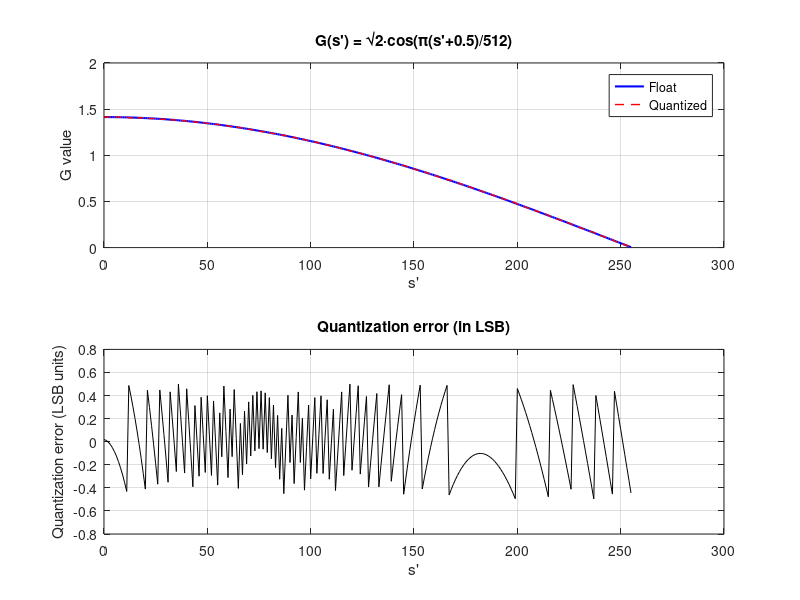

This figure's MATLAB source:
%% g_rom_gen.m — Generate G(s') ROM Coefficients (Boutillon ICECS'00)
%
% Theo Boutillon, công thức:
%   G(s') = round(2^m' · √2 · cos(π·(s' + δ')/512))
%
% với:
%   s' = 0..255   (8-bit index)
%   m' = 7        (fraction bits)
%   δ' = 0.5      (offset)
%
% Note: √2 multiplier để max output ≈ √2 (=181 ở dạng integer Q1.7),
% cần (1 sign + 1 int + m') = 9 bits signed (KHÔNG phải 8 — vì 181 > 127).
% (Hệ số √2 này kết hợp với Fr ROM = √(-ln x) sẽ tạo ra Box-Muller std=1.)
%
% Tổng ROM size: 256 × 9 bits = 288 bytes
%
% TẠI SAO chỉ 256 entries: xem design_decisions.md §6
%
% Output:
%   - g_table.txt  (Verilog $readmemh format)
%   - g_table.mat  (MATLAB binary)
%
% Author: [Tên bạn]
% Date:   2026-05-20

function [g_table, info] = g_rom_gen()

    %% Parameters (theo Boutillon Table 1)
    m_prime     = 7;       % fraction bits
    delta_prime = 0.5;     % offset
    N_ENTRIES   = 256;     % 8-bit index range
    
    info.m_prime = m_prime;
    info.delta_prime = delta_prime;
    info.n_entries = N_ENTRIES;
    info.word_bits = 9;   % FIX: |G|max = √2·128 = 181 > 127 nên cần 9 bit có dấu
                          % (1 sign + 1 int + m' frac). Trước đây để 1+m'=8 khiến
                          % giá trị âm bị mã hóa bù-2 sai dấu khi ghi .txt.
    info.total_bits = N_ENTRIES * info.word_bits;
    
    %% Compute table
    g_table = zeros(N_ENTRIES, 1);
    g_table_float = zeros(N_ENTRIES, 1);
    
    fprintf('Computing G(s'') ROM table...\n');
    fprintf('  m''=%d, δ''=%.1f, entries=%d, word_bits=%d\n\n', ...
            m_prime, delta_prime, N_ENTRIES, info.word_bits);
    
    for s_prime = 0:(N_ENTRIES-1)
        % G(s') = √2 · cos(π·(s'+δ')/512)
        angle = pi * (s_prime + delta_prime) / 512;
        val = sqrt(2) * cos(angle);
        
        g_table_float(s_prime + 1) = val;
        g_table(s_prime + 1) = round_half_up(2^m_prime * val);
    end
    
    info.max_value = max(g_table);
    info.min_value = min(g_table);
    info.required_bits = ceil(log2(max(abs(g_table)) + 1)) + 1;   % +1 cho sign
    
    %% Display sample entries
    fprintf('G(s'') Table sample entries:\n');
    fprintf('   s''  |    angle (rad)   |  G_float  |  G_quantized\n');
    fprintf('   ----+------------------+-----------+--------------\n');
    sample_idx = [0, 31, 63, 127, 191, 255];
    for i = sample_idx
        angle = pi * (i + delta_prime) / 512;
        fprintf('  %4d | %.4f          | %+.4f   |  %+4d\n', ...
                i, angle, g_table_float(i+1), g_table(i+1));
    end
    
    fprintf('\n  Range: [%d, %d]\n', info.min_value, info.max_value);
    fprintf('  Word width: %d bits (1 sign + %d fraction)\n', info.word_bits, m_prime);
    fprintf('  Total ROM: %d bytes\n', info.total_bits / 8);
    
    %% Plot
    figure('Name', 'G ROM Coefficients');
    subplot(2,1,1);
    plot(0:255, g_table_float, 'b-', 'LineWidth', 1.5);
    hold on;
    plot(0:255, g_table / 2^m_prime, 'r--', 'LineWidth', 1);
    xlabel('s'''); ylabel('G value');
    title('G(s'') = √2·cos(π(s''+0.5)/512)');
    legend('Float', 'Quantized', 'Location', 'best');
    grid on;
    
    subplot(2,1,2);
    err = g_table_float - g_table / 2^m_prime;
    plot(0:255, err * 2^m_prime, 'k-');
    xlabel('s'''); ylabel('Quantization error (LSB units)');
    title('Quantization error (in LSB)');
    grid on;
    
    %% Save .mat
    save('g_table.mat', 'g_table', 'info');
    fprintf('\n✓ Đã lưu g_table.mat\n');
    
    %% Save .txt for Verilog
    output_path = fullfile('..', '..', 'rtl', 'src', 'g_table.txt');
    fid = fopen(output_path, 'w');
    if fid == -1
        warning('Không thể ghi vào %s, ghi vào thư mục hiện tại', output_path);
        fid = fopen('g_table.txt', 'w');
        output_path = 'g_table.txt';
    end
    
    fprintf(fid, '// G(s'') ROM table — Auto-generated by g_rom_gen.m\n');
    fprintf(fid, '// Generated: %s\n', datestr(now));
    fprintf(fid, '// Format: %d entries, %d bits signed (2''s complement)\n', ...
            N_ENTRIES, info.word_bits);
    fprintf(fid, '// Verilog: initial $readmemh("g_table.txt", g_rom);\n');
    fprintf(fid, '//\n');
    
    hex_digits = ceil(info.word_bits / 4);
    fmt = sprintf('%%0%dX', hex_digits);
    
    for i = 1:N_ENTRIES
        % 2's complement for negative values
        val = g_table(i);
        if val < 0
            val_unsigned = val + 2^info.word_bits;
        else
            val_unsigned = val;
        end
        fprintf(fid, [fmt '   // s''=%d, G=%+d\n'], val_unsigned, i-1, g_table(i));
    end
    fclose(fid);
    fprintf('✓ Đã lưu %s (%d entries)\n', output_path, N_ENTRIES);
end

%--------------------------------------------------------------------
function y = round_half_up(x)
    if x >= 0
        y = floor(x + 0.5);
    else
        y = -floor(-x + 0.5) + (x + floor(-x + 0.5) >= 0);
        % Đảm bảo -2.5 → -2 (toward +Inf), không phải -3
        y = floor(x + 0.5);
    end
end
